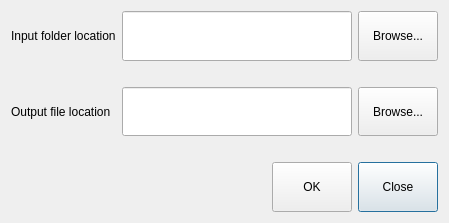
<?xml version="1.0" encoding="UTF-8"?>
<ui version="4.0">
 <class>photosImp</class>
 <widget class="QDialog" name="photosImp">
  <property name="windowModality">
   <enum>Qt::NonModal</enum>
  </property>
  <property name="geometry">
   <rect>
    <x>0</x>
    <y>0</y>
    <width>449</width>
    <height>223</height>
   </rect>
  </property>
  <property name="minimumSize">
   <size>
    <width>382</width>
    <height>223</height>
   </size>
  </property>
  <property name="windowTitle">
   <string>ImportPhotos</string>
  </property>
  <property name="whatsThis">
   <string/>
  </property>
  <property name="sizeGripEnabled">
   <bool>false</bool>
  </property>
  <layout class="QGridLayout" name="gridLayout_2">
   <item row="0" column="0">
    <layout class="QGridLayout" name="gridLayout">
     <item row="3" column="4">
      <spacer name="horizontalSpacer_11">
       <property name="orientation">
        <enum>Qt::Horizontal</enum>
       </property>
       <property name="sizeType">
        <enum>QSizePolicy::Preferred</enum>
       </property>
       <property name="sizeHint" stdset="0">
        <size>
         <width>40</width>
         <height>20</height>
        </size>
       </property>
      </spacer>
     </item>
     <item row="4" column="4">
      <widget class="QPushButton" name="closebutton">
       <property name="sizePolicy">
        <sizepolicy hsizetype="Fixed" vsizetype="Expanding">
         <horstretch>0</horstretch>
         <verstretch>0</verstretch>
        </sizepolicy>
       </property>
       <property name="text">
        <string>Close</string>
       </property>
      </widget>
     </item>
     <item row="0" column="0">
      <widget class="QLabel" name="label">
       <property name="text">
        <string>Input folder location</string>
       </property>
      </widget>
     </item>
     <item row="0" column="4">
      <widget class="QPushButton" name="toolButtonImport">
       <property name="sizePolicy">
        <sizepolicy hsizetype="Fixed" vsizetype="Expanding">
         <horstretch>0</horstretch>
         <verstretch>0</verstretch>
        </sizepolicy>
       </property>
       <property name="text">
        <string>Browse...</string>
       </property>
      </widget>
     </item>
     <item row="3" column="2">
      <spacer name="horizontalSpacer_10">
       <property name="orientation">
        <enum>Qt::Horizontal</enum>
       </property>
       <property name="sizeType">
        <enum>QSizePolicy::Preferred</enum>
       </property>
       <property name="sizeHint" stdset="0">
        <size>
         <width>40</width>
         <height>20</height>
        </size>
       </property>
      </spacer>
     </item>
     <item row="3" column="0">
      <spacer name="horizontalSpacer_4">
       <property name="orientation">
        <enum>Qt::Horizontal</enum>
       </property>
       <property name="sizeType">
        <enum>QSizePolicy::Preferred</enum>
       </property>
       <property name="sizeHint" stdset="0">
        <size>
         <width>40</width>
         <height>20</height>
        </size>
       </property>
      </spacer>
     </item>
     <item row="4" column="2">
      <layout class="QHBoxLayout" name="horizontalLayout_2">
       <item>
        <spacer name="horizontalSpacer_8">
         <property name="orientation">
          <enum>Qt::Horizontal</enum>
         </property>
         <property name="sizeHint" stdset="0">
          <size>
           <width>40</width>
           <height>20</height>
          </size>
         </property>
        </spacer>
       </item>
       <item>
        <widget class="QPushButton" name="ok">
         <property name="sizePolicy">
          <sizepolicy hsizetype="Fixed" vsizetype="Expanding">
           <horstretch>0</horstretch>
           <verstretch>0</verstretch>
          </sizepolicy>
         </property>
         <property name="text">
          <string>OK</string>
         </property>
        </widget>
       </item>
      </layout>
     </item>
     <item row="2" column="4">
      <widget class="QPushButton" name="toolButtonOut">
       <property name="sizePolicy">
        <sizepolicy hsizetype="Fixed" vsizetype="Expanding">
         <horstretch>0</horstretch>
         <verstretch>0</verstretch>
        </sizepolicy>
       </property>
       <property name="text">
        <string>Browse...</string>
       </property>
      </widget>
     </item>
     <item row="2" column="0">
      <widget class="QLabel" name="label_2">
       <property name="text">
        <string>Output file location</string>
       </property>
      </widget>
     </item>
     <item row="0" column="2">
      <widget class="QLineEdit" name="imp">
       <property name="sizePolicy">
        <sizepolicy hsizetype="Expanding" vsizetype="Expanding">
         <horstretch>0</horstretch>
         <verstretch>0</verstretch>
        </sizepolicy>
       </property>
      </widget>
     </item>
     <item row="1" column="4">
      <spacer name="horizontalSpacer_3">
       <property name="orientation">
        <enum>Qt::Horizontal</enum>
       </property>
       <property name="sizeType">
        <enum>QSizePolicy::Preferred</enum>
       </property>
       <property name="sizeHint" stdset="0">
        <size>
         <width>40</width>
         <height>20</height>
        </size>
       </property>
      </spacer>
     </item>
     <item row="1" column="0">
      <spacer name="horizontalSpacer">
       <property name="orientation">
        <enum>Qt::Horizontal</enum>
       </property>
       <property name="sizeType">
        <enum>QSizePolicy::Preferred</enum>
       </property>
       <property name="sizeHint" stdset="0">
        <size>
         <width>40</width>
         <height>20</height>
        </size>
       </property>
      </spacer>
     </item>
     <item row="1" column="2">
      <spacer name="horizontalSpacer_2">
       <property name="orientation">
        <enum>Qt::Horizontal</enum>
       </property>
       <property name="sizeType">
        <enum>QSizePolicy::Preferred</enum>
       </property>
       <property name="sizeHint" stdset="0">
        <size>
         <width>40</width>
         <height>20</height>
        </size>
       </property>
      </spacer>
     </item>
     <item row="2" column="2">
      <widget class="QLineEdit" name="out">
       <property name="sizePolicy">
        <sizepolicy hsizetype="Expanding" vsizetype="Expanding">
         <horstretch>0</horstretch>
         <verstretch>0</verstretch>
        </sizepolicy>
       </property>
      </widget>
     </item>
    </layout>
   </item>
  </layout>
 </widget>
 <resources/>
 <connections/>
</ui>
